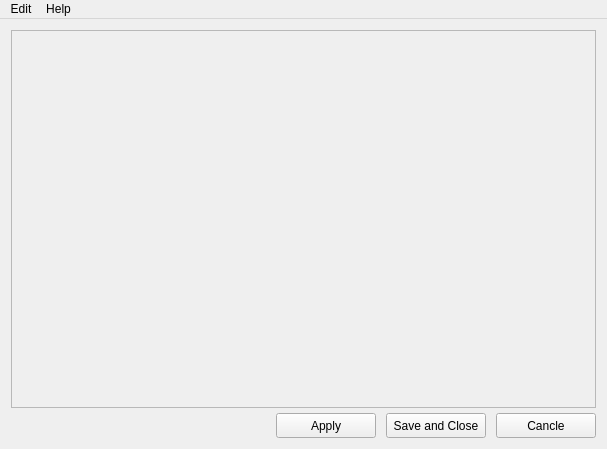
<?xml version="1.0" encoding="UTF-8"?>
<ui version="4.0">
 <class>ToolSettings</class>
 <widget class="QMainWindow" name="ToolSettings">
  <property name="geometry">
   <rect>
    <x>0</x>
    <y>0</y>
    <width>607</width>
    <height>449</height>
   </rect>
  </property>
  <property name="windowTitle">
   <string>Settings</string>
  </property>
  <widget class="QWidget" name="centralwidget">
   <layout class="QGridLayout" name="gridLayout">
    <property name="leftMargin">
     <number>5</number>
    </property>
    <property name="topMargin">
     <number>5</number>
    </property>
    <property name="rightMargin">
     <number>5</number>
    </property>
    <property name="bottomMargin">
     <number>5</number>
    </property>
    <property name="spacing">
     <number>5</number>
    </property>
    <item row="0" column="0">
     <layout class="QVBoxLayout" name="verticalLayout">
      <property name="leftMargin">
       <number>6</number>
      </property>
      <property name="topMargin">
       <number>6</number>
      </property>
      <property name="rightMargin">
       <number>6</number>
      </property>
      <property name="bottomMargin">
       <number>6</number>
      </property>
      <item>
       <widget class="QFrame" name="frame">
        <property name="frameShape">
         <enum>QFrame::StyledPanel</enum>
        </property>
        <property name="frameShadow">
         <enum>QFrame::Raised</enum>
        </property>
        <layout class="QGridLayout" name="gridLayout_3">
         <property name="leftMargin">
          <number>0</number>
         </property>
         <property name="topMargin">
          <number>0</number>
         </property>
         <property name="rightMargin">
          <number>0</number>
         </property>
         <property name="bottomMargin">
          <number>0</number>
         </property>
         <property name="horizontalSpacing">
          <number>0</number>
         </property>
         <item row="0" column="0">
          <layout class="QVBoxLayout" name="vl_space">
           <property name="sizeConstraint">
            <enum>QLayout::SetMaximumSize</enum>
           </property>
           <property name="leftMargin">
            <number>6</number>
           </property>
           <property name="topMargin">
            <number>6</number>
           </property>
           <property name="rightMargin">
            <number>6</number>
           </property>
           <property name="bottomMargin">
            <number>6</number>
           </property>
          </layout>
         </item>
        </layout>
       </widget>
      </item>
      <item>
       <layout class="QHBoxLayout" name="horizontalLayout">
        <property name="spacing">
         <number>10</number>
        </property>
        <property name="sizeConstraint">
         <enum>QLayout::SetFixedSize</enum>
        </property>
        <item>
         <spacer name="horizontalSpacer">
          <property name="orientation">
           <enum>Qt::Horizontal</enum>
          </property>
          <property name="sizeType">
           <enum>QSizePolicy::MinimumExpanding</enum>
          </property>
          <property name="sizeHint" stdset="0">
           <size>
            <width>40</width>
            <height>20</height>
           </size>
          </property>
         </spacer>
        </item>
        <item>
         <widget class="QPushButton" name="pb_apply">
          <property name="sizePolicy">
           <sizepolicy hsizetype="Fixed" vsizetype="Fixed">
            <horstretch>100</horstretch>
            <verstretch>30</verstretch>
           </sizepolicy>
          </property>
          <property name="maximumSize">
           <size>
            <width>100</width>
            <height>25</height>
           </size>
          </property>
          <property name="text">
           <string>Apply</string>
          </property>
         </widget>
        </item>
        <item>
         <widget class="QPushButton" name="pb_save">
          <property name="sizePolicy">
           <sizepolicy hsizetype="Fixed" vsizetype="Fixed">
            <horstretch>100</horstretch>
            <verstretch>30</verstretch>
           </sizepolicy>
          </property>
          <property name="maximumSize">
           <size>
            <width>100</width>
            <height>25</height>
           </size>
          </property>
          <property name="text">
           <string>Save and Close</string>
          </property>
         </widget>
        </item>
        <item>
         <widget class="QPushButton" name="pb_cancle">
          <property name="sizePolicy">
           <sizepolicy hsizetype="Fixed" vsizetype="Fixed">
            <horstretch>100</horstretch>
            <verstretch>30</verstretch>
           </sizepolicy>
          </property>
          <property name="maximumSize">
           <size>
            <width>100</width>
            <height>25</height>
           </size>
          </property>
          <property name="text">
           <string>Cancle</string>
          </property>
         </widget>
        </item>
       </layout>
      </item>
     </layout>
    </item>
   </layout>
  </widget>
  <widget class="QMenuBar" name="menubar">
   <property name="geometry">
    <rect>
     <x>0</x>
     <y>0</y>
     <width>607</width>
     <height>22</height>
    </rect>
   </property>
   <widget class="QMenu" name="menuEdit">
    <property name="title">
     <string>Edit</string>
    </property>
    <widget class="QMenu" name="menuRecent">
     <property name="title">
      <string>Recent</string>
     </property>
    </widget>
    <addaction name="actionSave_Settings"/>
    <addaction name="actionReset_Settings"/>
    <addaction name="menuRecent"/>
   </widget>
   <widget class="QMenu" name="menuHelp">
    <property name="title">
     <string>Help</string>
    </property>
    <addaction name="actionHelp_on_this_tool"/>
   </widget>
   <addaction name="menuEdit"/>
   <addaction name="menuHelp"/>
  </widget>
  <action name="actionReset_Settings">
   <property name="text">
    <string>Reset Settings</string>
   </property>
  </action>
  <action name="actionHelp_on_this_tool">
   <property name="text">
    <string>Help on this tool</string>
   </property>
  </action>
  <action name="actionSave_Settings">
   <property name="text">
    <string>Save Settings</string>
   </property>
  </action>
  <action name="actionf">
   <property name="text">
    <string>f</string>
   </property>
  </action>
 </widget>
 <resources/>
 <connections/>
</ui>
